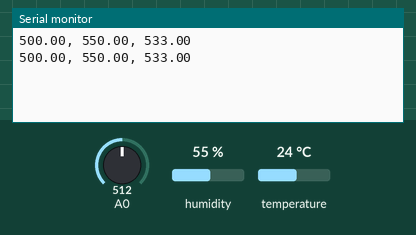
This sketch was run on a simulated Arduino Uno, built with avr-gcc and run on an emulated ATmega328P. Shown: the last lines printed to the serial monitor. Inputs (shaded band) come from the test bench; at power-on: humidity 55 %, A0 = 512, temperature 24 °C.

Above: at 1.8 s.
1.9 s: humidity set to 22 %
At 2.8 s:
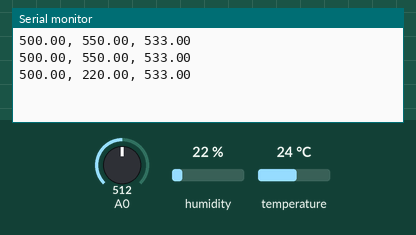
3.4 s: A0 set to 716
At 4.7 s:
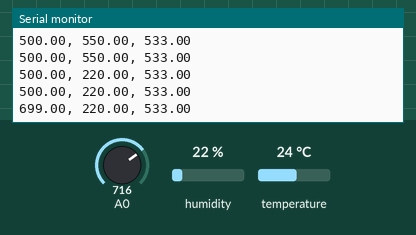
4.9 s: temperature set to 12 °C
At 5.8 s:
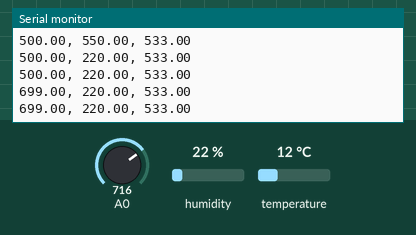
6.4 s: A0 set to 900
At 7.7 s:
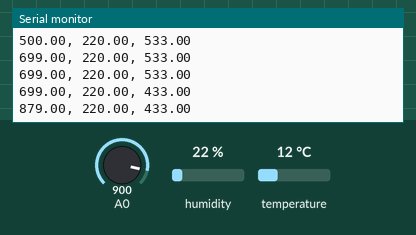
7.9 s: humidity set to 40 %
At 8.7 s:
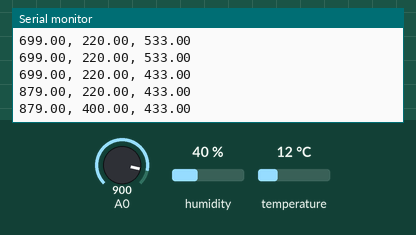
Timing chart, 0 to 10.4 s (numbered marks = the images above; inputs shaded):
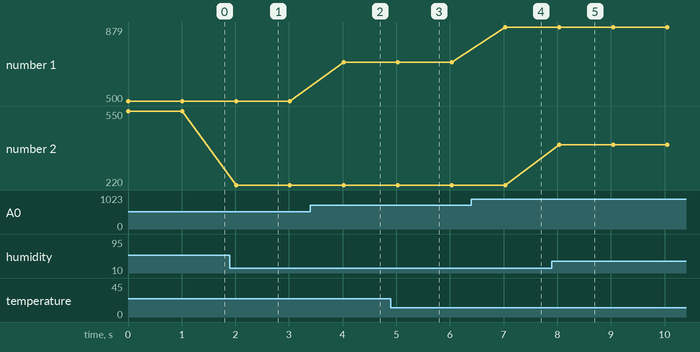

Measured:
- after the input at 1.9 s, the serial monitor: prints a new line after 0.11 s (image 1)
- after the input at 3.4 s, the serial monitor: prints a new line after 0.62 s (image 2)
- after the input at 6.4 s, the serial monitor: prints a new line after 0.63 s (image 4)
- after the input at 7.9 s, the serial monitor: prints a new line after 0.14 s (image 5)
- plotted number 1: 500 → 699 after the input at 3.4 s, 699 → 879 after the input at 6.4 s
- plotted number 2: 550 → 220 after the input at 1.9 s, 220 → 400 after the input at 7.9 s

The sketch:

MasterThesisArduino.ino
```cpp
/* How to use the DHT-22 sensor with Arduino uno
   Temperature and humidity sensor
   More info: http://www.ardumotive.com/how-to-use-dht-22-sensor-en.html
   Dev: Michalis Vasilakis // Date: 1/7/2015 // www.ardumotive.com */

//Libraries
#include <DHT.h>

//Constants
#define DHTPIN 2     // what pin we're connected to
#define DHTTYPE DHT22   // DHT 22  (AM2302)
DHT dht(DHTPIN, DHTTYPE); //// Initialize DHT sensor for normal 16mhz Arduino


//Variables
int chk;
float hum;  //Stores humidity value
float temp; //Stores temperature value
float light;

void setup()
{
    Serial.begin(9600);
  dht.begin();

}

void loop()
{

    //Read data and store it to variables hum and temp
    hum = dht.readHumidity();
    temp= dht.readTemperature();
    light = analogRead(A0);

    hum = map(hum, 0, 100, 0, 1000);
    temp = map(temp, -40, 80, 0, 1000);
    light = map(light, 0, 1023, 0, 1000);


    Serial.print(light);   // the raw analog reading
    Serial.print(", ");
    Serial.print(hum);   // the raw analog reading
    Serial.print(", ");
    Serial.println(temp);   // the raw analog reading
    delay(1000); //Delay 2 sec.
}
```
